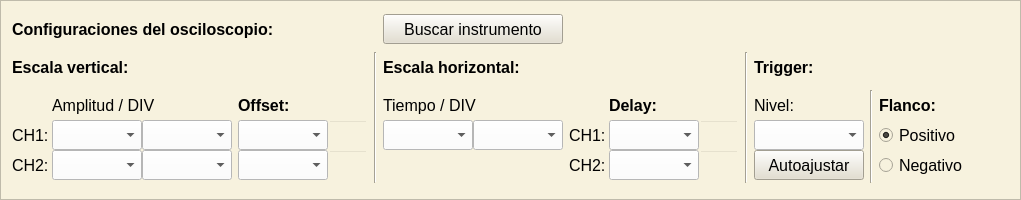
     <widget class="QFrame" name="bloque_configuraciones_osciloscopio">
      <property name="minimumSize">
       <size>
        <width>351</width>
        <height>200</height>
       </size>
      </property>
      <property name="maximumSize">
       <size>
        <width>16777215</width>
        <height>200</height>
       </size>
      </property>
      <property name="font">
       <font>
        <family>Segoe UI</family>
        <pointsize>12</pointsize>
       </font>
      </property>
      <property name="styleSheet">
       <string notr="true">background-color: rgb(247, 242, 222);</string>
      </property>
      <property name="frameShape">
       <enum>QFrame::Shape::StyledPanel</enum>
      </property>
      <property name="frameShadow">
       <enum>QFrame::Shadow::Raised</enum>
      </property>
      <layout class="QGridLayout" name="gridLayout_16">
       <item row="2" column="3">
        <layout class="QGridLayout" name="grilla_tiempo_div">
         <property name="spacing">
          <number>0</number>
         </property>
         <item row="0" column="0" colspan="2">
          <widget class="QLabel" name="tiempo_div">
           <property name="minimumSize">
            <size>
             <width>100</width>
             <height>30</height>
            </size>
           </property>
           <property name="maximumSize">
            <size>
             <width>100</width>
             <height>30</height>
            </size>
           </property>
           <property name="font">
            <font>
             <family>Segoe UI</family>
             <pointsize>12</pointsize>
            </font>
           </property>
           <property name="text">
            <string>Tiempo / DIV</string>
           </property>
          </widget>
         </item>
         <item row="1" column="1">
          <widget class="QComboBox" name="tiempo_unidad">
           <property name="minimumSize">
            <size>
             <width>90</width>
             <height>30</height>
            </size>
           </property>
           <property name="maximumSize">
            <size>
             <width>90</width>
             <height>30</height>
            </size>
           </property>
           <property name="font">
            <font>
             <pointsize>12</pointsize>
            </font>
           </property>
           <property name="styleSheet">
            <string notr="true">background-color: rgb(255, 255, 255);</string>
           </property>
          </widget>
         </item>
         <item row="1" column="0">
          <widget class="QComboBox" name="tiempo_valor">
           <property name="minimumSize">
            <size>
             <width>90</width>
             <height>30</height>
            </size>
           </property>
           <property name="maximumSize">
            <size>
             <width>90</width>
             <height>30</height>
            </size>
           </property>
           <property name="font">
            <font>
             <pointsize>12</pointsize>
            </font>
           </property>
           <property name="styleSheet">
            <string notr="true">background-color: rgb(255, 255, 255);</string>
           </property>
          </widget>
         </item>
         <item row="2" column="0" colspan="2">
          <spacer name="verticalSpacer">
           <property name="orientation">
            <enum>Qt::Orientation::Vertical</enum>
           </property>
           <property name="sizeType">
            <enum>QSizePolicy::Policy::Maximum</enum>
           </property>
           <property name="sizeHint" stdset="0">
            <size>
             <width>20</width>
             <height>33</height>
            </size>
           </property>
          </spacer>
         </item>
        </layout>
       </item>
       <item row="2" column="9">
        <spacer name="horizontalSpacer_4">
         <property name="orientation">
          <enum>Qt::Orientation::Horizontal</enum>
         </property>
         <property name="sizeHint" stdset="0">
          <size>
           <width>40</width>
           <height>20</height>
          </size>
         </property>
        </spacer>
       </item>
       <item row="1" column="5" rowspan="2">
        <widget class="Line" name="line_2">
         <property name="orientation">
          <enum>Qt::Orientation::Vertical</enum>
         </property>
        </widget>
       </item>
       <item row="1" column="6">
        <widget class="QLabel" name="trigger">
         <property name="minimumSize">
          <size>
           <width>60</width>
           <height>30</height>
          </size>
         </property>
         <property name="maximumSize">
          <size>
           <width>60</width>
           <height>30</height>
          </size>
         </property>
         <property name="font">
          <font>
           <family>Segoe UI</family>
           <pointsize>12</pointsize>
           <bold>true</bold>
          </font>
         </property>
         <property name="text">
          <string>Trigger:</string>
         </property>
        </widget>
       </item>
       <item row="2" column="4">
        <layout class="QGridLayout" name="grilla_delay">
         <property name="spacing">
          <number>0</number>
         </property>
         <item row="1" column="1">
          <widget class="QComboBox" name="ch1_delay_valor">
           <property name="minimumSize">
            <size>
             <width>90</width>
             <height>30</height>
            </size>
           </property>
           <property name="maximumSize">
            <size>
             <width>90</width>
             <height>30</height>
            </size>
           </property>
           <property name="font">
            <font>
             <family>Segoe UI</family>
             <pointsize>12</pointsize>
            </font>
           </property>
           <property name="styleSheet">
            <string notr="true">background-color: rgb(255, 255, 255);</string>
           </property>
          </widget>
         </item>
         <item row="1" column="0">
          <widget class="QLabel" name="ch1_delay">
           <property name="minimumSize">
            <size>
             <width>40</width>
             <height>30</height>
            </size>
           </property>
           <property name="maximumSize">
            <size>
             <width>40</width>
             <height>30</height>
            </size>
           </property>
           <property name="font">
            <font>
             <family>Segoe UI</family>
             <pointsize>12</pointsize>
            </font>
           </property>
           <property name="text">
            <string>CH1:</string>
           </property>
          </widget>
         </item>
         <item row="2" column="1">
          <widget class="QComboBox" name="ch2_delay_valor">
           <property name="minimumSize">
            <size>
             <width>90</width>
             <height>30</height>
            </size>
           </property>
           <property name="maximumSize">
            <size>
             <width>90</width>
             <height>30</height>
            </size>
           </property>
           <property name="font">
            <font>
             <family>Segoe UI</family>
             <pointsize>12</pointsize>
            </font>
           </property>
           <property name="styleSheet">
            <string notr="true">background-color: rgb(255, 255, 255);</string>
           </property>
          </widget>
         </item>
         <item row="1" column="2">
          <widget class="QLineEdit" name="ch1_delay_unidad">
           <property name="minimumSize">
            <size>
             <width>40</width>
             <height>30</height>
            </size>
           </property>
           <property name="maximumSize">
            <size>
             <width>40</width>
             <height>30</height>
            </size>
           </property>
           <property name="font">
            <font>
             <family>Segoe UI</family>
             <pointsize>12</pointsize>
            </font>
           </property>
           <property name="styleSheet">
            <string notr="true">background-color: transparent </string>
           </property>
           <property name="readOnly">
            <bool>true</bool>
           </property>
          </widget>
         </item>
         <item row="2" column="2">
          <widget class="QLineEdit" name="ch2_delay_unidad">
           <property name="minimumSize">
            <size>
             <width>40</width>
             <height>30</height>
            </size>
           </property>
           <property name="maximumSize">
            <size>
             <width>40</width>
             <height>30</height>
            </size>
           </property>
           <property name="font">
            <font>
             <family>Segoe UI</family>
             <pointsize>12</pointsize>
            </font>
           </property>
           <property name="styleSheet">
            <string notr="true">background-color: transparent </string>
           </property>
           <property name="readOnly">
            <bool>true</bool>
           </property>
          </widget>
         </item>
         <item row="2" column="0">
          <widget class="QLabel" name="ch2_delay">
           <property name="minimumSize">
            <size>
             <width>40</width>
             <height>30</height>
            </size>
           </property>
           <property name="maximumSize">
            <size>
             <width>40</width>
             <height>30</height>
            </size>
           </property>
           <property name="font">
            <font>
             <family>Segoe UI</family>
             <pointsize>12</pointsize>
            </font>
           </property>
           <property name="text">
            <string>CH2:</string>
           </property>
          </widget>
         </item>
         <item row="0" column="1">
          <widget class="QLabel" name="delay">
           <property name="minimumSize">
            <size>
             <width>50</width>
             <height>30</height>
            </size>
           </property>
           <property name="maximumSize">
            <size>
             <width>50</width>
             <height>30</height>
            </size>
           </property>
           <property name="font">
            <font>
             <family>Segoe UI</family>
             <pointsize>12</pointsize>
             <bold>true</bold>
            </font>
           </property>
           <property name="text">
            <string>Delay:</string>
           </property>
          </widget>
         </item>
        </layout>
       </item>
       <item row="2" column="8">
        <layout class="QGridLayout" name="grilla_trigger_flanco">
         <property name="spacing">
          <number>0</number>
         </property>
         <item row="2" column="0">
          <widget class="QRadioButton" name="trigger_f_negativo">
           <property name="minimumSize">
            <size>
             <width>90</width>
             <height>30</height>
            </size>
           </property>
           <property name="maximumSize">
            <size>
             <width>90</width>
             <height>30</height>
            </size>
           </property>
           <property name="font">
            <font>
             <family>Segoe UI</family>
             <pointsize>12</pointsize>
            </font>
           </property>
           <property name="text">
            <string>Negativo</string>
           </property>
          </widget>
         </item>
         <item row="1" column="0">
          <widget class="QRadioButton" name="trigger_f_positivo">
           <property name="minimumSize">
            <size>
             <width>90</width>
             <height>30</height>
            </size>
           </property>
           <property name="maximumSize">
            <size>
             <width>90</width>
             <height>30</height>
            </size>
           </property>
           <property name="font">
            <font>
             <family>Segoe UI</family>
             <pointsize>12</pointsize>
            </font>
           </property>
           <property name="text">
            <string>Positivo</string>
           </property>
           <property name="checked">
            <bool>true</bool>
           </property>
          </widget>
         </item>
         <item row="0" column="0">
          <widget class="QLabel" name="trigger_flanco">
           <property name="minimumSize">
            <size>
             <width>85</width>
             <height>30</height>
            </size>
           </property>
           <property name="maximumSize">
            <size>
             <width>85</width>
             <height>30</height>
            </size>
           </property>
           <property name="font">
            <font>
             <family>Segoe UI</family>
             <pointsize>12</pointsize>
             <bold>true</bold>
            </font>
           </property>
           <property name="text">
            <string>Flanco:</string>
           </property>
          </widget>
         </item>
        </layout>
       </item>
       <item row="2" column="0">
        <layout class="QGridLayout" name="grilla_amplitud_div">
         <property name="spacing">
          <number>0</number>
         </property>
         <item row="2" column="0">
          <widget class="QLabel" name="ch2_tension">
           <property name="minimumSize">
            <size>
             <width>40</width>
             <height>30</height>
            </size>
           </property>
           <property name="maximumSize">
            <size>
             <width>40</width>
             <height>30</height>
            </size>
           </property>
           <property name="font">
            <font>
             <family>Segoe UI</family>
             <pointsize>12</pointsize>
            </font>
           </property>
           <property name="text">
            <string>CH2:</string>
           </property>
          </widget>
         </item>
         <item row="2" column="2">
          <widget class="QComboBox" name="ch2_tension_unidad">
           <property name="minimumSize">
            <size>
             <width>90</width>
             <height>30</height>
            </size>
           </property>
           <property name="maximumSize">
            <size>
             <width>90</width>
             <height>30</height>
            </size>
           </property>
           <property name="font">
            <font>
             <family>Segoe UI</family>
             <pointsize>12</pointsize>
            </font>
           </property>
           <property name="styleSheet">
            <string notr="true">background-color: rgb(255, 255, 255);</string>
           </property>
          </widget>
         </item>
         <item row="1" column="0">
          <widget class="QLabel" name="ch1_tension">
           <property name="minimumSize">
            <size>
             <width>40</width>
             <height>30</height>
            </size>
           </property>
           <property name="maximumSize">
            <size>
             <width>40</width>
             <height>30</height>
            </size>
           </property>
           <property name="font">
            <font>
             <family>Segoe UI</family>
             <pointsize>12</pointsize>
            </font>
           </property>
           <property name="text">
            <string>CH1:</string>
           </property>
          </widget>
         </item>
         <item row="2" column="1">
          <widget class="QComboBox" name="ch2_tension_valor">
           <property name="minimumSize">
            <size>
             <width>90</width>
             <height>30</height>
            </size>
           </property>
           <property name="maximumSize">
            <size>
             <width>90</width>
             <height>30</height>
            </size>
           </property>
           <property name="font">
            <font>
             <pointsize>12</pointsize>
            </font>
           </property>
           <property name="styleSheet">
            <string notr="true">background-color: rgb(255, 255, 255);</string>
           </property>
          </widget>
         </item>
         <item row="0" column="1" colspan="2">
          <widget class="QLabel" name="amplitud_div">
           <property name="minimumSize">
            <size>
             <width>110</width>
             <height>30</height>
            </size>
           </property>
           <property name="maximumSize">
            <size>
             <width>110</width>
             <height>30</height>
            </size>
           </property>
           <property name="font">
            <font>
             <family>Segoe UI</family>
             <pointsize>12</pointsize>
            </font>
           </property>
           <property name="text">
            <string>Amplitud / DIV</string>
           </property>
          </widget>
         </item>
         <item row="1" column="1">
          <widget class="QComboBox" name="ch1_tension_valor">
           <property name="minimumSize">
            <size>
             <width>90</width>
             <height>30</height>
            </size>
           </property>
           <property name="maximumSize">
            <size>
             <width>90</width>
             <height>30</height>
            </size>
           </property>
           <property name="font">
            <font>
             <pointsize>12</pointsize>
            </font>
           </property>
           <property name="styleSheet">
            <string notr="true">background-color: rgb(255, 255, 255);</string>
           </property>
          </widget>
         </item>
         <item row="1" column="2">
          <widget class="QComboBox" name="ch1_tension_unidad">
           <property name="minimumSize">
            <size>
             <width>90</width>
             <height>30</height>
            </size>
           </property>
           <property name="maximumSize">
            <size>
             <width>90</width>
             <height>30</height>
            </size>
           </property>
           <property name="font">
            <font>
             <pointsize>12</pointsize>
            </font>
           </property>
           <property name="styleSheet">
            <string notr="true">background-color: rgb(255, 255, 255);</string>
           </property>
          </widget>
         </item>
        </layout>
       </item>
       <item row="2" column="1">
        <layout class="QGridLayout" name="grilla_offset">
         <property name="spacing">
          <number>0</number>
         </property>
         <item row="0" column="0">
          <widget class="QLabel" name="offset">
           <property name="minimumSize">
            <size>
             <width>90</width>
             <height>30</height>
            </size>
           </property>
           <property name="maximumSize">
            <size>
             <width>90</width>
             <height>30</height>
            </size>
           </property>
           <property name="font">
            <font>
             <family>Segoe UI</family>
             <pointsize>12</pointsize>
             <bold>true</bold>
            </font>
           </property>
           <property name="text">
            <string>Offset:</string>
           </property>
          </widget>
         </item>
         <item row="1" column="0">
          <widget class="QComboBox" name="ch1_offset">
           <property name="minimumSize">
            <size>
             <width>90</width>
             <height>30</height>
            </size>
           </property>
           <property name="maximumSize">
            <size>
             <width>90</width>
             <height>30</height>
            </size>
           </property>
           <property name="font">
            <font>
             <pointsize>12</pointsize>
            </font>
           </property>
           <property name="styleSheet">
            <string notr="true">background-color: rgb(255, 255, 255);</string>
           </property>
          </widget>
         </item>
         <item row="2" column="0">
          <widget class="QComboBox" name="ch2_offset">
           <property name="minimumSize">
            <size>
             <width>90</width>
             <height>30</height>
            </size>
           </property>
           <property name="maximumSize">
            <size>
             <width>90</width>
             <height>30</height>
            </size>
           </property>
           <property name="font">
            <font>
             <family>Segoe UI</family>
             <pointsize>12</pointsize>
            </font>
           </property>
           <property name="styleSheet">
            <string notr="true">background-color: rgb(255, 255, 255);</string>
           </property>
          </widget>
         </item>
         <item row="1" column="1">
          <widget class="QLineEdit" name="ch1_offset_unidad">
           <property name="minimumSize">
            <size>
             <width>40</width>
             <height>30</height>
            </size>
           </property>
           <property name="maximumSize">
            <size>
             <width>40</width>
             <height>30</height>
            </size>
           </property>
           <property name="font">
            <font>
             <family>Segoe UI</family>
             <pointsize>12</pointsize>
            </font>
           </property>
           <property name="styleSheet">
            <string notr="true">background-color: transparent </string>
           </property>
           <property name="readOnly">
            <bool>true</bool>
           </property>
          </widget>
         </item>
         <item row="2" column="1">
          <widget class="QLineEdit" name="ch2_offset_unidad">
           <property name="minimumSize">
            <size>
             <width>40</width>
             <height>30</height>
            </size>
           </property>
           <property name="maximumSize">
            <size>
             <width>40</width>
             <height>30</height>
            </size>
           </property>
           <property name="font">
            <font>
             <family>Segoe UI</family>
             <pointsize>12</pointsize>
            </font>
           </property>
           <property name="styleSheet">
            <string notr="true">background-color: transparent </string>
           </property>
           <property name="readOnly">
            <bool>true</bool>
           </property>
          </widget>
         </item>
        </layout>
       </item>
       <item row="2" column="6">
        <layout class="QGridLayout" name="grilla_trigger_nivel">
         <property name="spacing">
          <number>0</number>
         </property>
         <item row="1" column="0">
          <widget class="QLabel" name="trigger_nivel">
           <property name="minimumSize">
            <size>
             <width>40</width>
             <height>30</height>
            </size>
           </property>
           <property name="maximumSize">
            <size>
             <width>40</width>
             <height>30</height>
            </size>
           </property>
           <property name="font">
            <font>
             <family>Segoe UI</family>
             <pointsize>12</pointsize>
            </font>
           </property>
           <property name="text">
            <string>Nivel:</string>
           </property>
          </widget>
         </item>
         <item row="2" column="0">
          <widget class="QComboBox" name="trigger_nivel_valor">
           <property name="minimumSize">
            <size>
             <width>110</width>
             <height>30</height>
            </size>
           </property>
           <property name="maximumSize">
            <size>
             <width>110</width>
             <height>30</height>
            </size>
           </property>
           <property name="font">
            <font>
             <family>Segoe UI</family>
             <pointsize>12</pointsize>
            </font>
           </property>
           <property name="styleSheet">
            <string notr="true">background-color: rgb(255, 255, 255);</string>
           </property>
          </widget>
         </item>
         <item row="3" column="0">
          <widget class="QPushButton" name="btn_autoajustar">
           <property name="minimumSize">
            <size>
             <width>110</width>
             <height>30</height>
            </size>
           </property>
           <property name="maximumSize">
            <size>
             <width>110</width>
             <height>30</height>
            </size>
           </property>
           <property name="font">
            <font>
             <pointsize>12</pointsize>
            </font>
           </property>
           <property name="styleSheet">
            <string notr="true">background-color: rgba(227, 222, 204, 254);</string>
           </property>
           <property name="text">
            <string>Autoajustar</string>
           </property>
          </widget>
         </item>
        </layout>
       </item>
       <item row="1" column="3">
        <widget class="QLabel" name="escala_horizontal">
         <property name="minimumSize">
          <size>
           <width>140</width>
           <height>30</height>
          </size>
         </property>
         <property name="maximumSize">
          <size>
           <width>140</width>
           <height>30</height>
          </size>
         </property>
         <property name="font">
          <font>
           <family>Segoe UI</family>
           <pointsize>12</pointsize>
           <bold>true</bold>
          </font>
         </property>
         <property name="text">
          <string>Escala horizontal:</string>
         </property>
        </widget>
       </item>
       <item row="1" column="2" rowspan="2">
        <widget class="Line" name="line">
         <property name="orientation">
          <enum>Qt::Orientation::Vertical</enum>
         </property>
        </widget>
       </item>
       <item row="1" column="0">
        <widget class="QLabel" name="escala_vertical">
         <property name="minimumSize">
          <size>
           <width>120</width>
           <height>30</height>
          </size>
         </property>
         <property name="maximumSize">
          <size>
           <width>120</width>
           <height>30</height>
          </size>
         </property>
         <property name="font">
          <font>
           <family>Segoe UI</family>
           <pointsize>12</pointsize>
           <bold>true</bold>
          </font>
         </property>
         <property name="text">
          <string>Escala vertical:</string>
         </property>
        </widget>
       </item>
       <item row="0" column="0" colspan="2">
        <widget class="QLabel" name="configuraciones_osciloscopio">
         <property name="minimumSize">
          <size>
           <width>270</width>
           <height>30</height>
          </size>
         </property>
         <property name="maximumSize">
          <size>
           <width>270</width>
           <height>30</height>
          </size>
         </property>
         <property name="font">
          <font>
           <family>Segoe UI</family>
           <pointsize>12</pointsize>
           <bold>true</bold>
          </font>
         </property>
         <property name="text">
          <string>Configuraciones del osciloscopio:</string>
         </property>
        </widget>
       </item>
       <item row="2" column="7">
        <widget class="Line" name="line_3">
         <property name="orientation">
          <enum>Qt::Orientation::Vertical</enum>
         </property>
        </widget>
       </item>
       <item row="0" column="3">
        <widget class="QPushButton" name="btn_buscar_instrumento">
         <property name="minimumSize">
          <size>
           <width>180</width>
           <height>30</height>
          </size>
         </property>
         <property name="maximumSize">
          <size>
           <width>180</width>
           <height>30</height>
          </size>
         </property>
         <property name="font">
          <font>
           <pointsize>12</pointsize>
          </font>
         </property>
         <property name="styleSheet">
          <string notr="true">background-color: rgba(227, 222, 204, 254);</string>
         </property>
         <property name="text">
          <string>Buscar instrumento</string>
         </property>
        </widget>
       </item>
      </layout>
     </widget>
